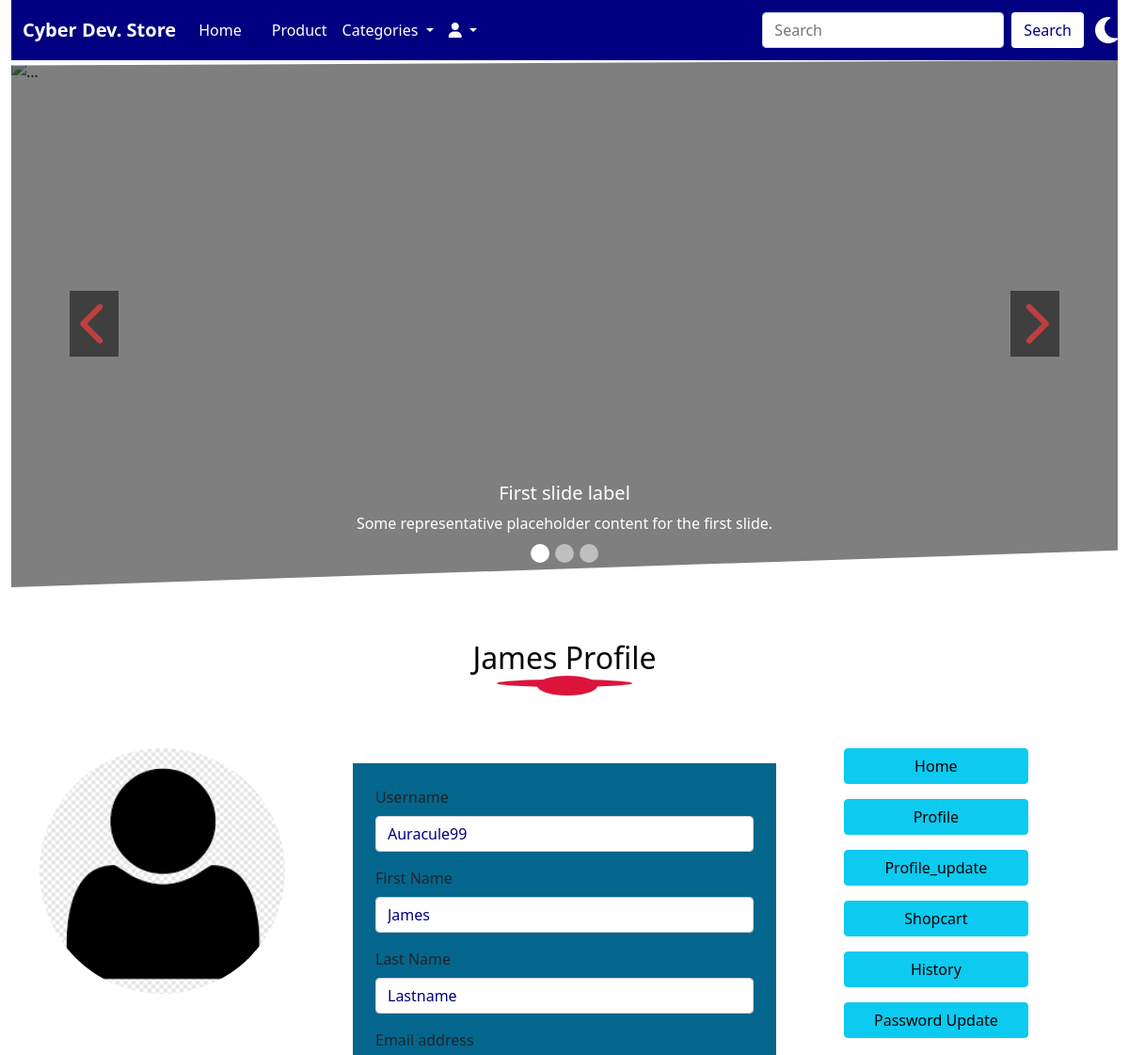
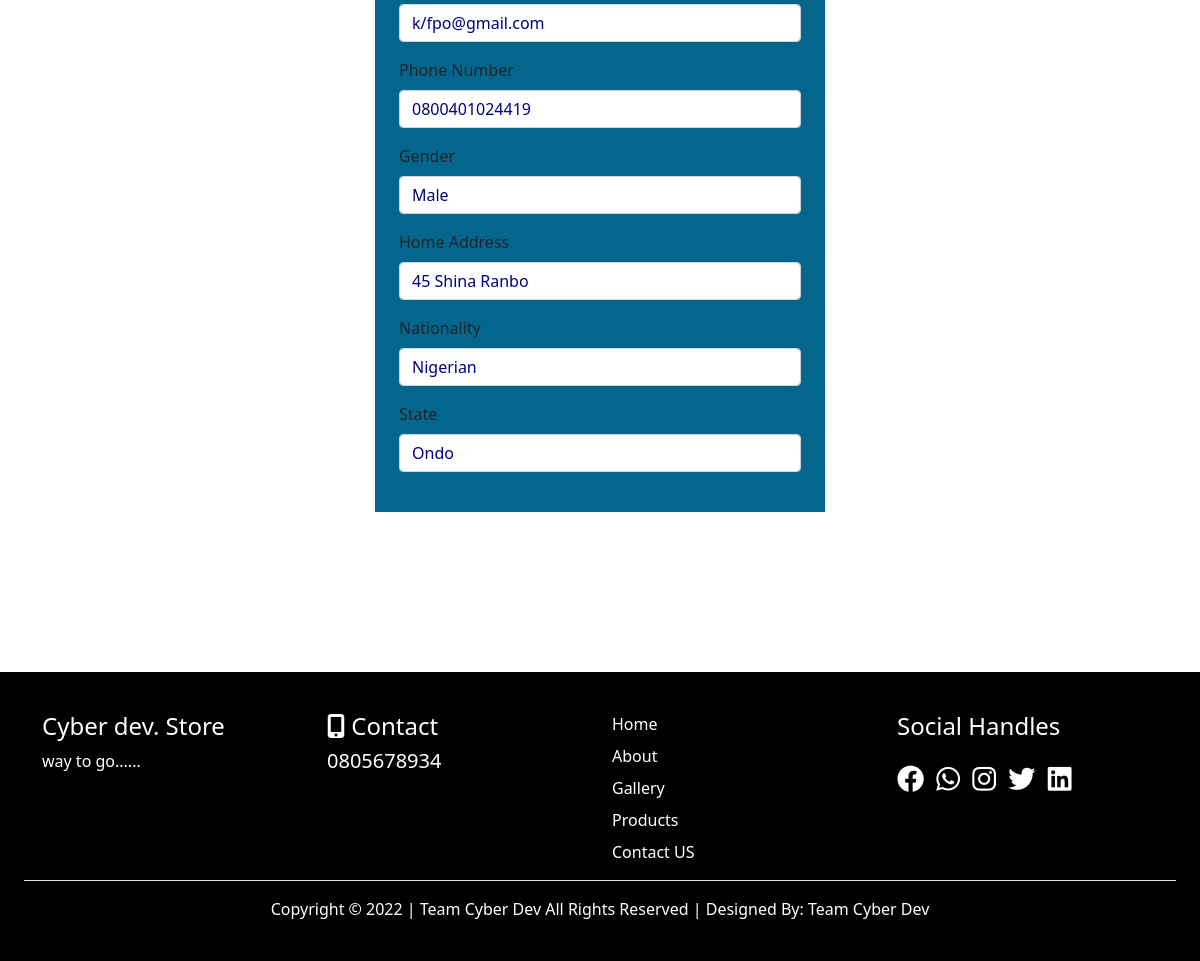
Screenshot of /profile/ (signed in) with the database file from the repository (2 pictures, top to bottom).
### userprofile/models.py (models this page shows, shortened)
class Profile(models.Model):
    user = models.OneToOneField(User, on_delete= models.CASCADE)
    first_name = models.CharField(max_length=50)
    last_name = models.CharField(max_length=50)
    email = models.EmailField()
    phone = models.CharField(max_length=50)
    address = models.CharField(max_length=100)
    state = models.CharField(max_length=50)
    nationality = models.CharField(max_length=50)
    gender = models.CharField(max_length=50)
    pix = models.ImageField(upload_to= 'Profile', default='avatar.png')

### home/views.py (the view)
# urls.py: path('profile/', views.profile, name='profile'),
@login_required(login_url='signin')
def profile(request):
  profile = Profile.objects.get(user__username = request.user.username)
  context = {
    'profile':profile,
  }
  return render(request, 'profile.html', context)

### home/context_processors.py (called while the page is built)
def cartcount(request):
    reading = Cart.objects.filter(user__username=request.user.username, paid=False)
    cartcount = 0
    for items in reading:
        cartcount += items.quantity
    context = {
        'cartcount':cartcount,
    }
    return context

### home/templates/profile.html (shortened to what this page needs)
{% extends 'base.html' %}
{% block header %}   {% include 'header.html' %}   {% endblock header %}
{% block carousel %}   {% include 'carousel.html' %}     {% endblock carousel %}
{% block content %}
<div class="container mt-5 mb-5">
    <h2 class="text-center text-capitalize latest">{{profile.first_name}} Profile</h2>
    <div class="row justify-content-center">
        <div class="col-10 col-sm-10 col-md-3 col-lg-3 pt-5">
            <div class="prof_img">
                <img src="{{profile.pix.url}}" class="w-100 rounded-pill" alt="">
            </div>
        </div>
        <div class="col-10 col-sm-10 col-md-6 col-lg-6 mb-5 game">
            <div class="cform">
                <div class="ccform">
                    <form>
                        <div class="mb-3">
                          <label for="exampleInputEmail1" class="form-label">Username</label>
                          <input type="text" value="{{profile.user.username|title}}" class="form-control" placeholder="Username" id="exampleInputText1" aria-describedby="emailHelp">
                        </div>
                        <div class="mb-3">
                          <label for="exampleInputEmail1" class="form-label">First Name</label>
                          <input type="text" value="{{profile.first_name|title}}" class="form-control" placeholder="First Name" id="exampleInputText1" aria-describedby="emailHelp">
                        </div>
                        <div class="mb-3">
                          <label for="exampleInputEmail1" class="form-label">Last Name</label>
                          <input type="text" value="{{profile.last_name|title}}" class="form-control" placeholder="Last Name" id="exampleInputText1" aria-describedby="emailHelp">
                        </div>
                        <div class="mb-3">
                          <label for="exampleInputEmail1" class="form-label">Email address</label>
                          <input type="email" value="{{profile.email}}" class="form-control" placeholder="Email Address" id="exampleInputEmail1" aria-describedby="emailHelp">
                        </div>
                        <div class="mb-3">
                          <label for="exampleInputEmail1" class="form-label">Phone Number</label>
                          <input type="text" value="{{profile.phone}}" class="form-control" placeholder="Phone Number" id="exampleInputEmail1" aria-describedby="emailHelp">
                        </div>
                        <div class="mb-3">
                          <label for="exampleInputEmail1" class="form-label">Gender</label>
                          <input type="text" value="{{profile.gender|title}}" class="form-control" placeholder="Phone Number" id="exampleInputEmail1" aria-describedby="emailHelp">
                        </div>
                        <div class="mb-3">
                          <label for="exampleInputEmail1" class="form-label">Home Address</label>
                          <input type="text" value="{{profile.address|title}}" class="form-control" placeholder="Home Address" id="exampleInputText1" aria-describedby="emailHelp">
                        </div>
                        <div class="mb-3">
                          <label for="exampleInputEmail1" class="form-label">Nationality</label>
                          <input type="text" value="{{profile.nationality|title}}" class="form-control" placeholder="Home Address" id="exampleInputText1" aria-describedby="emailHelp">
                        </div>
                        <div class="mb-3">
                          <label for="exampleInputEmail1" class="form-label">State</label>
                          <input type="text" value="{{profile.state|title}}" class="form-control" placeholder="State" id="exampleInputText1" aria-describedby="emailHelp">
                        </div>
                      </form>
                </div>
            </div>
        </div>
        <div class="col-10 col-sm-10 col-md-3 col-lg-3 pt-5">
            <ul class="list-unstyled">
                <li class="mb-3"><a href="{% url 'index' %}" class="btn w-75 btn-info">Home</a></li>
                <li class="mb-3"><a href="{% url 'profile' %}" class="btn w-75 btn-info">Profile</a></li>
                <li class="mb-3"><a href="{% url 'profile_update' %}" class="btn w-75 btn-info">Profile_update</a></li>
                <li class="mb-3"><a href="{% url 'shopcart' %}" class="btn w-75 btn-info">Shopcart</a></li>
                <li class="mb-3"><a href="{% url 'history' %}" class="btn w-75 btn-info">History</a></li>
                <li class="mb-3"><a href="{% url 'password' %}" class="btn w-75 btn-info">Password Update</a></li>
            </ul>
        </div>
    </div>
</div>
{% endblock content %}
{% block footer %}   {% include 'footer.html' %}   {% endblock footer %}

### home/templates/base.html (shortened to what this page needs)
{% load static %}
<!doctype html>
<html lang="en">
  <head>
    <link href="https://cdn.jsdelivr.net/npm/bootstrap@5.0.2/dist/css/bootstrap.min.css" rel="stylesheet">
    <link rel="stylesheet" href="https://cdnjs.cloudflare.com/ajax/libs/font-awesome/6.2.0/css/all.min.css">
    <link rel="stylesheet" href="{% static '' %}css/style.css">
  </head>
  <body>
            {% block header %}      {% endblock header %}
            {% block carousel %}        {% endblock carousel %}
            {% block content %}         {% endblock content %}
        {% block footer %}        {% endblock footer %}
  </body>
</html>

### home/templates/header.html (shortened to what this page needs)
  <div class="container-fluid sticky-top">
    <nav class="navbar navbar-expand-lg">
        <div class="container-fluid">
          <a class="navbar-brand" href="{% url 'index' %}">Cyber Dev. Store</a>
          <div class="collapse navbar-collapse" id="navbarSupportedContent">
            <ul class="navbar-nav me-auto mb-2 mb-lg-0">
              <li class="nav-item">
                <a class="nav-link active" aria-current="page" href="{% url 'index' %}">Home</a>
              </li>
              <li class="nav-item">
                <a class="nav-link" href=""></a>
              </li>
              <li class="nav-item">
                <a class="nav-link" href="{% url 'product' %}">Product</a>
              </li>
              <li class="nav-item dropdown">
                <a class="nav-link dropdown-toggle" href="{% url 'categories' %}" id="navbarDropdown" role="button" data-bs-toggle="dropdown" aria-expanded="false">
                  Categories
                </a>
              </li>
              <li class="nav-item dropdown">
                <a class="nav-link dropdown-toggle" href="" id="navbarDropdown" role="button" data-bs-toggle="dropdown" aria-expanded="false">
                  <i class="fas fa-user"></i>
                </a>
              </li>
            </ul>
            <form class="d-flex" action="{% url 'search' %}" method="POST">
              <input class="form-control me-2" name="search" type="search" placeholder="Search" aria-label="Search">
              <button class="btn buton-fre" type="submit">Search</button>
            </form>
          </div>
        </div>
        <div class="face toggle">
          <i class="fas fa-moon"></i>
        </div>
      </nav>
    </div>

### home/templates/carousel.html (shortened to what this page needs)
{% load static %}
    <div class="container-fluid">
        <div id="carouselExampleDark" class="carousel slide" data-bs-ride="carousel">
            <div class="carousel-indicators">
              <button type="button" data-bs-target="#carouselExampleDark" data-bs-slide-to="0" class="active" aria-current="true" aria-label="Slide 1"></button>
              <button type="button" data-bs-target="#carouselExampleDark" data-bs-slide-to="1" aria-label="Slide 2"></button>
              <button type="button" data-bs-target="#carouselExampleDark" data-bs-slide-to="2" aria-label="Slide 3"></button>
            </div>
            <div class="carousel-inner" style="height: 70vh;">
              <div class="carousel-item h-100 active" data-bs-interval="10000">
                <img src="{% static '' %}img/carousel1.jpg" class="d-block w-100 h-100" alt="...">
                <div class="like"></div>
                <div class="carousel-caption d-none d-md-block">
                  <h5>First slide label</h5>
                  <p>Some representative placeholder content for the first slide.</p>
                </div>
              </div>
            </div>
            <button class="carousel-control-prev" type="button" data-bs-target="#carouselExampleDark" data-bs-slide="prev">
              <i class="fas fa-chevron-left dad"></i>
            </button>
            <button class="carousel-control-next" type="button" data-bs-target="#carouselExampleDark" data-bs-slide="next">
              <i class="fas fa-chevron-right dad"></i>
            </button>
              </div>
          </div>

### home/templates/footer.html
  <div class="footer p-4">
    <div class="container mt-3">
      <div class="row justify-content-center">
        <div class="col-9 col-sm-9 col-md-3">
          <h4 class="names">Cyber dev. Store</h4>
          <p>way to go......</p>
        </div>
        <div class="col-9 col-sm-9 col-md-3">
          <div class="wear">
            <h4><span><i class="fas fa-mobile-alt"></i></span> Contact</h4>
            <h5><a href="tel:+234 805 678 1010">0805678934</a></h5>
          </div>
        </div>
        <div class="col-9 col-sm-9 col-md-3">
          <ul class="list-unstyled">
            <li class="mb-2"><a href="index.html">Home</a></li>
            <li class="mb-2"><a href="">About</a></li>
            <li class="mb-2"><a href="">Gallery</a></li>
            <li class="mb-2"><a href="">Products</a></li>
            <li class="mb-2"><a href="">Contact US</a></li>
          </ul>
        </div>
        <div class="col-9 col-sm-9 col-md-3">
          <h4 class="">Social Handles</h4>
          <ul class="mt-4 mb-3 list-inline">
            <li class="list-inline-item"><a href="https://www.facebook.com "><i class="fab fa-facebook"></i></a></li>
            <li class="list-inline-item"><a href="https://www.whatsapp.com "><i class="fab fa-whatsapp"></i></a></li>
            <li class="list-inline-item"><a href="https://www.instagram.com "><i class="fab fa-instagram"></i></a></li>
            <li class="list-inline-item"><a href="https://www.twitter.com "><i class="fab fa-twitter"></i></a></li>
            <li class="list-inline-item"><a href="https://www.linkedin.com "><i class="fab fa-linkedin"></i></a></li>
          </ul>
        </div>
      </div>
    </div>
    <div class="pt-3 text-center text-capitalize border-top footer2">
      <p>copyright &copy; 2022 | Team Cyber Dev All Rights Reserved | Designed by: <a href="">Team cyber dev</a></p>
    </div>
</div>

### home/static/css/style.css (style rules this page uses)
:root { --body: white; --nav-color: navy; --latest: black; --white-color: white; --blur-blue: #05668D; --black-color: black; --gold-color: gold; --red-color: red; --crimson-color: crimson; --footer: black; --footer-txt: white; --caddress: black; }
body { background: var(--body); }
.navbar { background-color: var(--nav-color); }
.navbar .navbar-brand { color: var(--white-color); text-transform: capitalize; font-weight: 800; }
#navbarSupportedContent a { color: var(--white-color); }
.carousel-indicators button { border-radius: 50%; width: 20px !important; height: 20px !important; }
.carousel { position: relative; clip-path: polygon(0 1%, 100% 0%, 100% 93%, 0% 100%); }
.like { position: absolute; top: 0; bottom: 0; width: 100%; height: 100%; background: var(--black-color); opacity: .5; }
.buton-fre { color: var(--nav-color); background: var(--white-color); }
.ccform { margin: 3rem; }
.cform { padding-top: 1rem; padding-bottom: 1rem; }
.cform form { width: 100%; padding: 1.5rem; background: var(--blur-blue); }
.cform form input[type="text"], .cform form input[type="email"] { width: 100%; box-shadow: none; color: var(--nav-color); outline: none; }
.fab { font-size: 1.7rem; transition: ease 2s; }
.dad { color: var(--red-color); font-size: 3rem; background: var(--black-color); padding: .7rem; transition: ease 2s; }
.face { font-size: 2rem; color: var(--white-color); }
.latest { color: var(--latest); }
.latest::after { content: ''; display: block; height: 1.3rem; width: 4rem; border-radius: 100%; background: var(--crimson-color); margin: auto; transform: translateX(3px); }
.latest::before { content: ''; display: block; height: .5rem; width: 9rem; border-radius: 100%; background: var(--crimson-color); margin: auto; transform: translateY(50px); }
.footer { color: var(--footer-txt); background: var(--footer); }
.footer a { color: var(--white-color); text-transform: capitalize; text-decoration: none; }

### rows the page displays
Profile: first_name "James", pix (placeholder picture), user.username "Auracule99", last_name "Lastname", email "k/fpo@gmail.com", phone "0800401024419", gender "Male", address "45 Shina Ranbo", nationality "Nigerian", state "Ondo"
